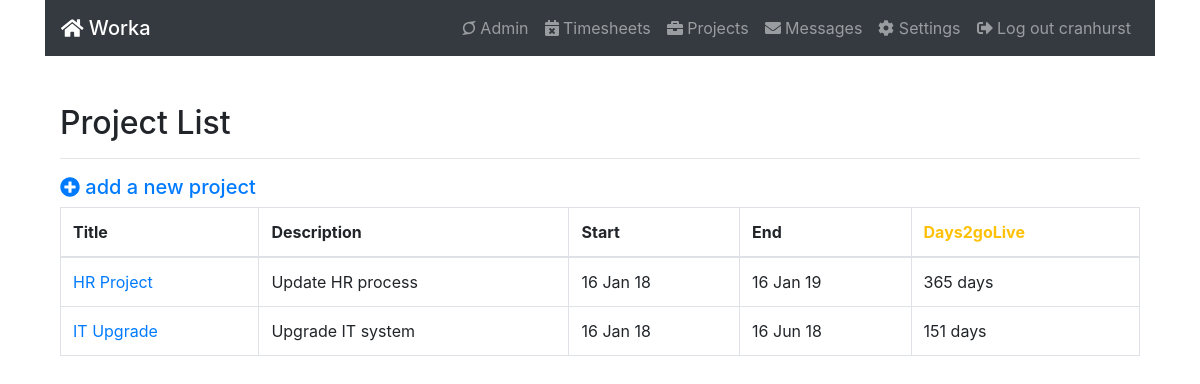
Screenshot of /project/ (signed in) with the database file from the repository.
### project/models.py (models this page shows, shortened)
class Project(models.Model):
	name = models.CharField(max_length=120, verbose_name='Title')
	desc = models.CharField(max_length=300, verbose_name='Purpose')
	owners = models.ManyToManyField(settings.AUTH_USER_MODEL)
	start_date = models.DateField(verbose_name='Starts')
	end_date = models.DateField(verbose_name='Ends')
	created = models.DateTimeField(auto_now_add=True)
	updated = models.DateTimeField(auto_now=True)
	objects = models.Manager() #the default manager
	class Meta:
		ordering = ('created',)
	def days_until_go_live(self):
		until_go = self.end_date - datetime.date.today()
		return until_go.days

### project/views.py (the view)
class ProjectList(ListView):
    model = Project
    fields = ['name','desc','start_date','end_date']

### home/templates/project/project_list.html (shortened to what this page needs)
{% extends "base.html" %}
{% load i18n %}
{% load staticfiles %}
{% load bootstrap3 %}
{% block content %}
<br>
<br>
<div class="container">
  <h2>Project List</h2>
            <hr>
<a href="{% url 'project:projectCreate' %}"><h5 class="text-primary"><i class="fa fa-plus-circle"></i> add a new project</h5></a>
            <table class='table table-bordered table-hover'>
			<thead>
				<tr>
					<th>Title</th>
					<th>Description</th>
					<th>Start</th>
					<th>End</th>
					<th class="text-warning">Days2goLive</th>
				</tr>
			</thead>
			{% for project in project_list %}
			<tr>
				<td><a href="{% url 'project:projectUpdate' project.id %}">{{ project.name }}</a></td>
				<td>{{ project.desc }}</td>
				<td>{{ project.start_date|date:"d M y" }}</td>
				<td>{{ project.end_date|date:"d M y" }}</td>
				<td>{{ project.days_until_go_live }} days</td>
			</tr>
			{% endfor %}
		</table>
</div>
{% endblock %}

### home/templates/navbar.html (shortened to what this page needs)
<nav class="navbar navbar-expand-lg navbar-dark bg-dark">
    <a class="navbar-brand  mb-0 h1" href="{% url 'home' %}"><i class="fas fa-home"></i> Worka</a>
  {% if request.user.is_authenticated %}
  <div class="collapse navbar-collapse justify-content-end" id="navbarNavDropdown">
        <ul class="navbar-nav">
        	{% if request.user.is_superuser %}
      <li class="nav-item">
            <a class="nav-link" href='{% url "admin:index" %}'><i class="fab fa-superpowers"></i> Admin</a>
          </li>
          {% endif %}
        	<li class="nav-item">
            <a class="nav-link" href='#'><i class="fas fa-calendar-times"></i> Timesheets</a>
          </li>
          <li class="nav-item">
            <a class="nav-link" href='{% url "project:projectList" %}'><i class="fas fa-briefcase"></i> Projects</a>
          </li>
          <li class="nav-item">
            <a class="nav-link" href='#'><i class="fas fa-envelope"></i> Messages</a>
          </li>
          <li class="nav-item">
            <a class="nav-link" href='{% url "profileView" %}'><i class="fas fa-cog fa-spin"></i> Settings</a>
          </li>
          <li class="nav-item">
            <a class="nav-link" href="{% url 'auth_logout' %}"><i class="fas fa-sign-out-alt"></i> Log out {{request.user}}</a>
          </li></ul>
      </div>
    {% endif %}
</nav>

### rows the page displays
Project: name "HR Project", desc "Update HR process", start_date "16 Jan 18", end_date "16 Jan 19", days_until_go_live "365"
Project: name "IT Upgrade", desc "Upgrade IT system", start_date "16 Jan 18", end_date "16 Jun 18", days_until_go_live "151"

### other values shown
{{ request.user }} "cranhurst"
